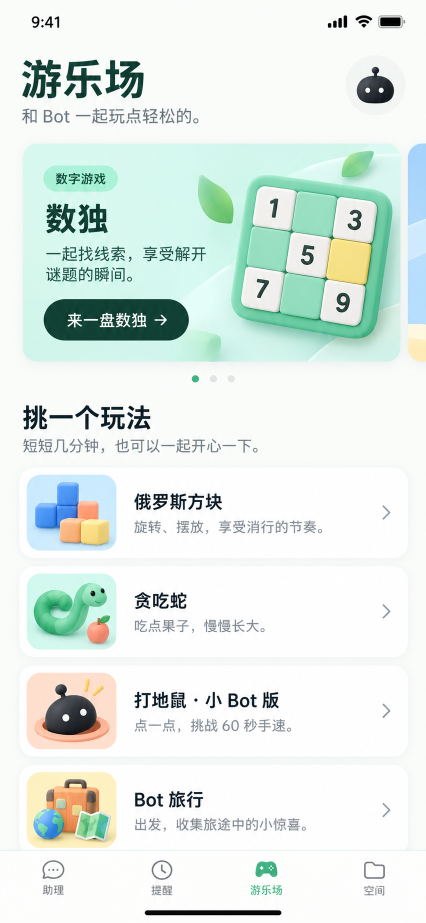
#> input picture assets/design/2026-10-21-playground-refresh/approved-mockup.png, 852 x 1846 px (shown at 1/2 size)
$ python -i images.py   (imports and definitions only)
#> lines starting #> are read from the running program, lines starting #| are printed output that depends on the picture
"""图片校验与处理（Pillow）：按文件头识别类型 → 尺寸 / 像素检查 → 去 EXIF 重编码 → 缩略图。

- JPEG / WebP / HEIC / 不透明 PNG：exif_transpose 后长边缩到 2048，重编码 JPEG q85（不写 EXIF，保留 ICC）。
- 带透明的 PNG：同样缩放，保持 PNG（不写文本块）。
- GIF：原样保存全部帧，只去掉注释和非循环用的应用扩展块（XMP 等）；另生成第一帧静态 JPEG（发给模型）。
- 缩略图：320px JPEG q75。
失败抛 ImageError(status, message)，路由原样转成 HTTP 错误。
"""
from __future__ import annotations

import io
from dataclasses import dataclass

from PIL import Image, ImageOps, UnidentifiedImageError

from ..avatars import HEIC_ENABLED, sniff_format

MAX_PIXELS = 40_000_000
MAX_SIDE = 2048
JPEG_QUALITY = 85
THUMB_SIDE = 320
THUMB_QUALITY = 75
GIF_MAX_FRAMES = 500


class ImageError(Exception):
    # [4 lines left out: function __init__, not called in this run]


@dataclass
class Processed:
    data: bytes
    ext: str           # jpg / png / gif
    mime: str
    width: int
    height: int
    thumb: bytes
    still: bytes | None = None   # 仅 GIF：第一帧 JPEG（给模型）


# [5 lines left out: function detect, not called in this run]


def _flatten(im: Image.Image) -> Image.Image:
    if im.mode in ("RGBA", "LA") or (im.mode == "P" and "transparency" in im.info):
        rgba = im.convert("RGBA")
        bg = Image.new("RGB", rgba.size, (255, 255, 255))
        bg.paste(rgba, mask=rgba.split()[-1])
        return bg
    return im.convert("RGB") if im.mode != "RGB" else im


# [5 lines left out: function _has_alpha, not called in this run]


def _jpeg(im: Image.Image, quality: int, icc: bytes | None = None) -> bytes:
    out = io.BytesIO()
    kw = {"icc_profile": icc} if icc else {}
    _flatten(im).save(out, format="JPEG", quality=quality, optimize=True, **kw)
    return out.getvalue()


def _thumb(im: Image.Image) -> bytes:
    t = _flatten(im).copy()
    t.thumbnail((THUMB_SIDE, THUMB_SIDE), Image.Resampling.LANCZOS)
    return _jpeg(t, THUMB_QUALITY)


# [118 lines left out: functions strip_gif, _open, process, _process_gif, not called in this run]

>>> from PIL import Image
>>> picture = Image.open('../../../../assets/design/2026-10-21-playground-refresh/approved-mockup.png')
#> picture is the input picture: PIL image 852x1846 RGB; mean R, G, B 225.2, 235.9, 231.1
>>> result = _thumb(picture)
#> in _thumb, `t.thumbnail((THUMB_SIDE, THUMB_SIDE), Image.Resampling.LANCZOS)`:
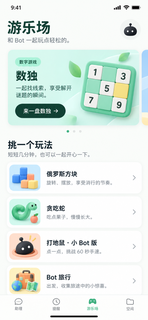
#> t: PIL image 148x320 RGB; mean R, G, B 225.2, 235.9, 231.1
